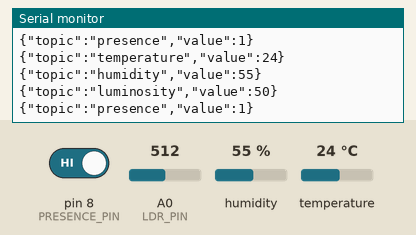
A sketch run on a simulated Arduino Uno, built with avr-gcc and run on an emulated ATmega328P. Shown: the last lines printed to the serial monitor. The inputs (shaded band) are chosen by the test bench; at power-on: humidity 55 %, A0 (LDR_PIN) = 512, pin 8 (PRESENCE_PIN) HIGH, temperature 24 °C.

Above: at 2.4 s.
2.5 s: humidity set to 22 %
At 3.9 s:
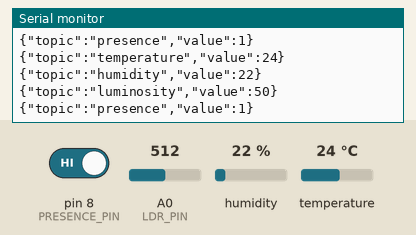
4.7 s: A0 (LDR_PIN) set to 716
At 5.7 s:
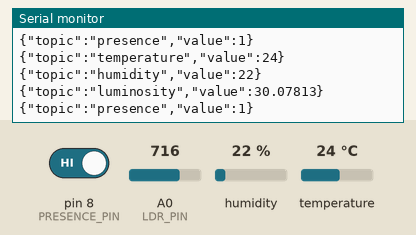
6.9 s: pin 8 (PRESENCE_PIN) driven LOW
At 8.8 s:
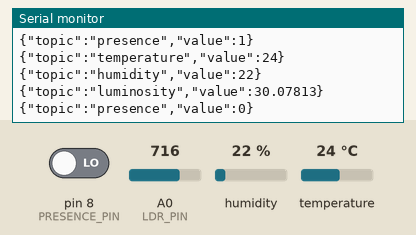
9.1 s: temperature set to 12 °C
11.3 s: A0 (LDR_PIN) set to 900
At 13.3 s:
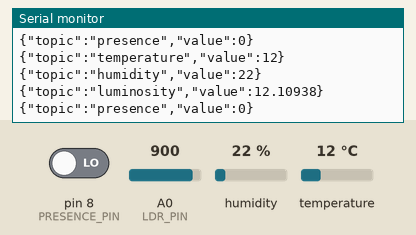
13.5 s: humidity set to 40 %
At 16.5 s:
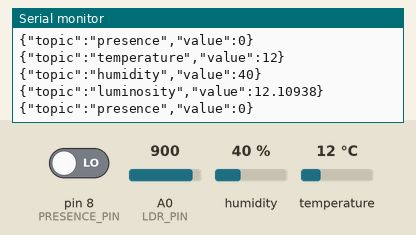
Timing chart, 0 to 16.7 s (numbered marks = the images above; inputs shaded):
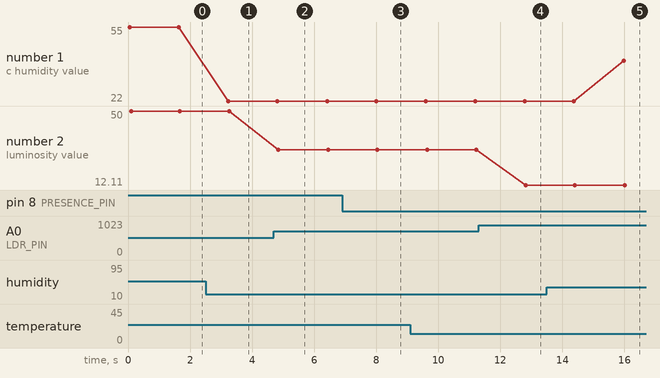

The sketch:

fulgore.ino
```cpp
#include <math.h>
#include <DHT.h>
#include <ArduinoJson.h>

#define LDR_PIN A0
#define DHT_PIN A1
#define PRESENCE_PIN 8

#define DHT_TYPE DHT11
DHT dht(DHT_PIN, DHT_TYPE);

void setup()
{
  Serial.begin(9600);
}

void loop()
{
  sensors();
}

void sensors() {
  sendMessage("temperature", dht.readTemperature());
  sendMessage("humidity", dht.readHumidity());
  sendMessage("luminosity", readLuminosity());
  sendMessage("presence", readPresence());

  delay(1500);
}

double readLuminosity() {
  double luminosity = analogRead(LDR_PIN);
  return 100 - ((luminosity / 1024) * 100);
}

int readPresence() {
  return digitalRead(PRESENCE_PIN);
}

void sendMessage(String topic, double value) {
  StaticJsonBuffer<200> jsonBuffer;

  JsonObject& message = jsonBuffer.createObject();
  message["topic"] = topic;
  message["value"] = value;

  message.printTo(Serial);
  Serial.println();
}

void sendMessage(String topic, int value) {
  StaticJsonBuffer<200> jsonBuffer;

  JsonObject& message = jsonBuffer.createObject();
  message["topic"] = topic;
  message["value"] = value;

  message.printTo(Serial);
  Serial.println();
}

void sendMessage(String topic, String value) {
  StaticJsonBuffer<200> jsonBuffer;

  JsonObject& message = jsonBuffer.createObject();
  message["topic"] = topic;
  message["value"] = value;

  message.printTo(Serial);
  Serial.println();
}
```

Measured:
- after the input at 2.5 s, the serial monitor: prints a new line after 0.74 s (image 1)
- after the input at 4.7 s, the serial monitor: prints a new line after 0.15 s (image 2)
- after the input at 6.9 s, the serial monitor: prints a new line after 1.2 s (image 3)
- after the input at 11.3 s, the serial monitor: prints a new line after 1.5 s (image 4)
- after the input at 13.5 s, the serial monitor: prints a new line after 2.5 s (image 5)
- plotted number 1: 55 → 22 after the input at 2.5 s, 22 → 40 after the input at 13.5 s
- plotted number 2: 50 → 30.08 after the input at 4.7 s, 30.08 → 12.11 after the input at 11.3 s
